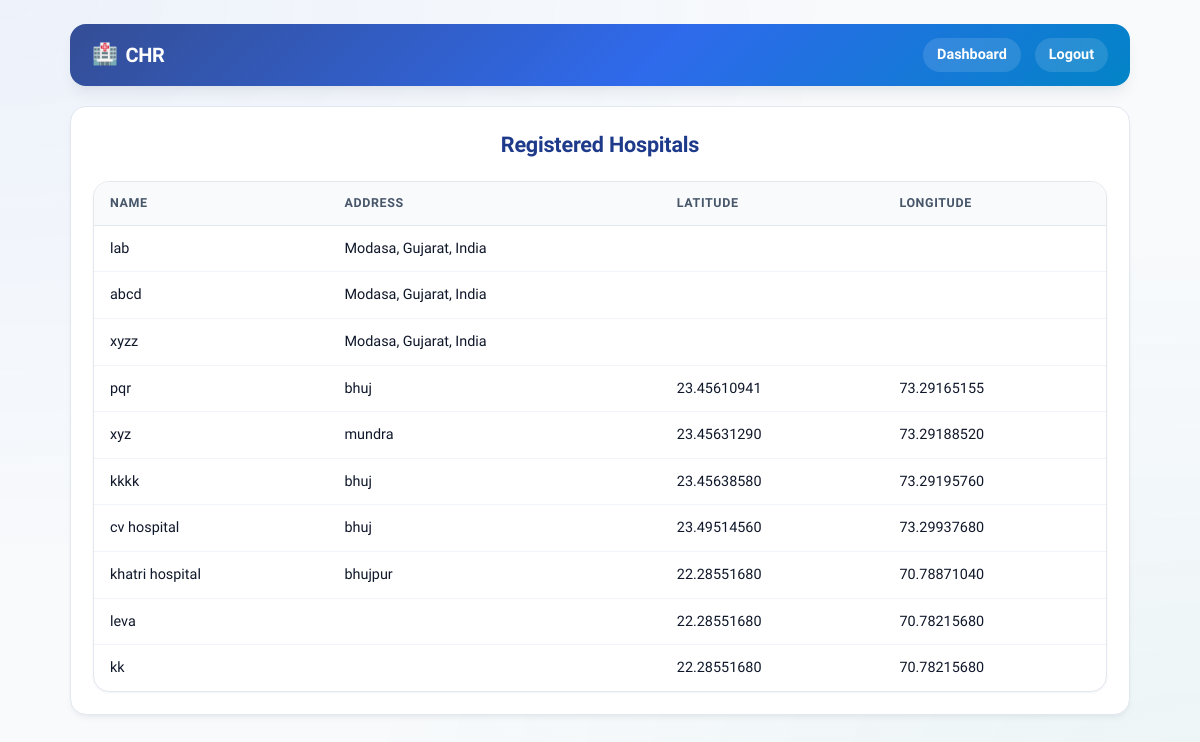
Screenshot of /hospital_list.php (signed in) with the database file from the repository.
### tables this page shows
CREATE TABLE `hospitals` (
  `id` int(11) NOT NULL AUTO_INCREMENT,
  `name` varchar(255) NOT NULL,
  `address` text DEFAULT NULL,
  `phone` varchar(20) DEFAULT NULL,
  `open_time` time NOT NULL,
  `close_time` time NOT NULL,
  `latitude` decimal(10,8) DEFAULT NULL,
  `longitude` decimal(11,8) DEFAULT NULL,
  `created_at` timestamp NOT NULL DEFAULT current_timestamp(),
  `type` enum('hospital','laboratory') NOT NULL DEFAULT 'hospital',
  `email` varchar(255) NOT NULL,
  `password` varchar(255) NOT NULL,
  `city` varchar(100) DEFAULT NULL,
  PRIMARY KEY (`id`)
);

### hospital_list.php (the view, shortened to what this page needs)
<?php
require 'config.php';
$hospitals = $mysqli->query("SELECT * FROM hospitals ORDER BY created_at DESC");
?>
<!doctype html>
<html>
<head>
<link rel="stylesheet" href="assets/css/styles.css">
</head>
<body>
<div class="container">
<div class="topbar">
<div class="brand">CHR</div>
<div>
<a href="dashboard_admin.php">Dashboard</a>
<a href="logout.php">Logout</a>
</div>
</div>
<div class="card" style="margin-top:20px;">
<h2>Registered Hospitals</h2>
<table width="100%" cellpadding="8">
<tr>
<th>Name</th>
<th>Address</th>
<th>Latitude</th>
<th>Longitude</th>
</tr>
<?php while($h=$hospitals->fetch_assoc()): ?>
<tr>
<td><?=$h['name']?></td>
<td><?=$h['address']?></td>
<td><?=$h['latitude']?></td>
<td><?=$h['longitude']?></td>
</tr>
<?php endwhile; ?>
</table>
</div>
</div>
</body>
</html>

### assets/css/styles.css (style rules this page uses)
:root { --primary: #2563eb; --primary-hover: #1d4ed8; --primary-dark: #1e3a8a; --primary-light: #eff6ff; --primary-gradient: linear-gradient(135deg, #1e3a8a 0%, #2563eb 55%, #0284c7 100%); --primary-glow: 0 4px 20px rgba(37, 99, 235, 0.25); --accent: #0d9488; --accent-hover: #0f766e; --accent-light: #f0fdfa; --accent-gradient: linear-gradient(135deg, #0d9488 0%, #14b8a6 100%); --bg: #f8fafc; --bg-subtle: #f1f5f9; --bg-mesh: radial-gradient(at 0% 0%, rgba(37, 99, 235, 0.05) 0px, transparent 50%), radial-gradient(at 100% 100%, rgba(13, 148, 136, 0.05) 0px, transparent 50%), #f8fafc; --card: #ffffff; --card-border: #e2e8f0; --card-hover-border: #cbd5e1; --text-main: #0f172a; --text-secondary: #475569; --text-muted: #64748b; --status-accepted-bg: #ecfdf5; --status-accepted-text: #065f46; --status-accepted-border: #a7f3d0; --status-rejected-bg: #fef2f2; --status-rejected-text: #991b1b; --status-rejected-border: #fecaca; --status-pending-bg: #fffbeb; --status-pending-text: #92400e; --status-pending-border: #fde68a; --status-rescheduled-bg: #f5f3ff; --status-rescheduled-text: #5b21b6; --status-rescheduled-border: #ddd6fe; --radius-sm: 8px; --radius: 12px; --radius-lg: 16px; --radius-full: 9999px; --shadow-sm: 0 1px 3px 0 rgba(15, 23, 42, 0.04), 0 1px 2px -1px rgba(15, 23, 42, 0.04); --shadow: 0 4px 6px -1px rgba(15, 23, 42, 0.05), 0 2px 4px -2px rgba(15, 23, 42, 0.03); --shadow-md: 0 10px 15px -3px rgba(15, 23, 42, 0.07), 0 4px 6px -4px rgba(15, 23, 42, 0.04); --shadow-lg: 0 20px 25px -5px rgba(15, 23, 42, 0.08), 0 8px 10px -6px rgba(15, 23, 42, 0.04); --glass: rgba(255, 255, 255, 0.88); --max-width: 440px; }
* { box-sizing: border-box; margin: 0; padding: 0; }
html, body { height: 100%; }
body { font-family: 'Plus Jakarta Sans', 'Inter', system-ui, -apple-system, BlinkMacSystemFont, "Segoe UI", Roboto, sans-serif; background: var(--bg-mesh); color: var(--text-main); line-height: 1.5; -webkit-font-smoothing: antialiased; -moz-osx-font-smoothing: grayscale; }
.container { max-width: 1100px; margin: 24px auto; padding: 0 20px; }
.card { background: var(--card); border-radius: var(--radius-lg); border: 1px solid var(--card-border); box-shadow: var(--shadow); padding: 22px; transition: transform 0.2s ease, box-shadow 0.2s ease, border-color 0.2s ease; }
.topbar { background: var(--primary-gradient); color: #ffffff; padding: 14px 22px; border-radius: var(--radius-lg); display: flex; align-items: center; justify-content: space-between; box-shadow: var(--shadow-md); margin-bottom: 20px; position: relative; overflow: hidden; }
.topbar::after { content: ''; position: absolute; top: 0; right: 0; bottom: 0; left: 0; background: linear-gradient(135deg, rgba(255,255,255,0.1) 0%, transparent 100%); pointer-events: none; }
.topbar .brand { font-size: 1.25rem; font-weight: 800; letter-spacing: -0.02em; display: flex; align-items: center; gap: 8px; color: #ffffff; text-decoration: none; }
.topbar .brand::before { content: '🏥'; font-size: 1.3rem; }
.topbar a { color: #ffffff; text-decoration: none; font-size: 0.9rem; font-weight: 600; margin-left: 10px; padding: 6px 14px; border-radius: var(--radius-full); background: rgba(255, 255, 255, 0.12); transition: background 0.2s ease, transform 0.15s ease; display: inline-block; }
h2 { text-align: center; color: var(--primary-dark); font-size: 1.35rem; font-weight: 700; margin-bottom: 20px; letter-spacing: -0.01em; }
table { width: 100%; border-collapse: separate; border-spacing: 0; margin-top: 16px; background: #ffffff; border: 1px solid var(--card-border); border-radius: var(--radius-lg); overflow: hidden; box-shadow: var(--shadow-sm); }
th, td { padding: 12px 16px; text-align: left; border-bottom: 1px solid #f1f5f9; font-size: 0.9rem; }
th { background: #f8fafc; font-weight: 700; color: var(--text-secondary); border-bottom: 1px solid var(--card-border); text-transform: uppercase; font-size: 0.78rem; letter-spacing: 0.05em; }
tr:last-child td { border-bottom: none; }

### rows the page displays
hospitals: name "lab", address "Modasa, Gujarat, India"
hospitals: name "abcd", address "Modasa, Gujarat, India"
hospitals: name "xyzz", address "Modasa, Gujarat, India"
hospitals: name "pqr", address "bhuj", latitude "23.45610941", longitude "73.29165155"
hospitals: name "xyz", address "mundra", latitude "23.45631290", longitude "73.29188520"
hospitals: name "kkkk", address "bhuj", latitude "23.45638580", longitude "73.29195760"
hospitals: name "cv hospital", address "bhuj", latitude "23.49514560", longitude "73.29937680"
hospitals: name "khatri hospital", address "bhujpur", latitude "22.28551680", longitude "70.78871040"
hospitals: name "leva", latitude "22.28551680", longitude "70.78215680"
hospitals: name "kk", latitude "22.28551680", longitude "70.78215680"
